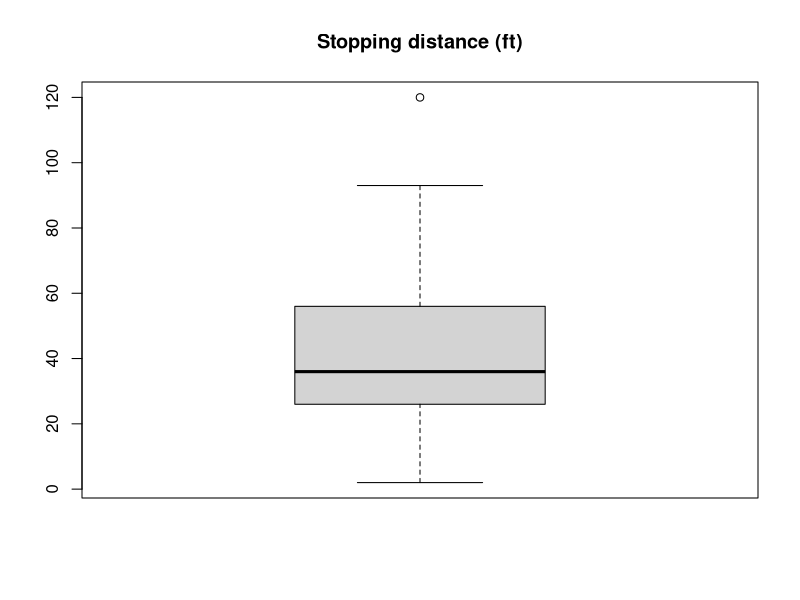
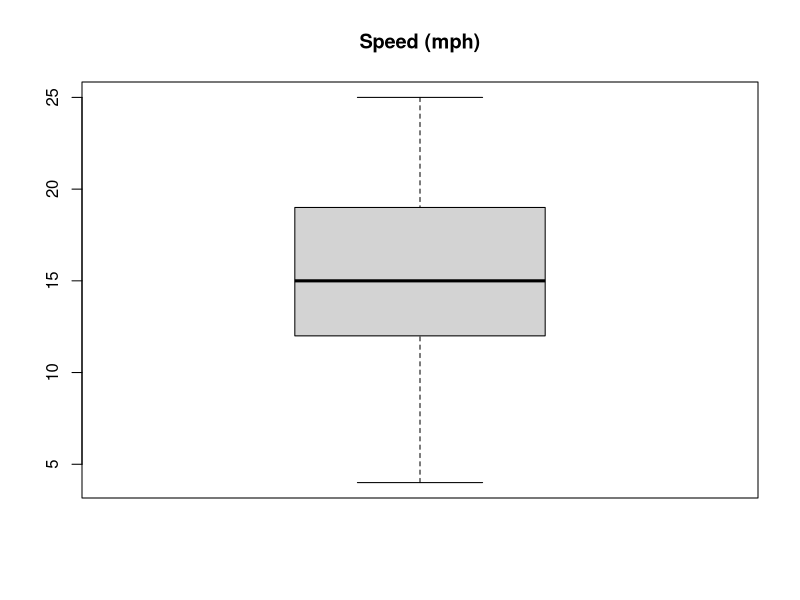

Here is the R script that generated these plots, in order:
#
# a simple example program showing use of with, with clearer indenting
#

with(cars, {
            boxplot(dist)
            title('Stopping distance (ft)')
            boxplot(speed)
            title('Speed (mph)')
          }
)
